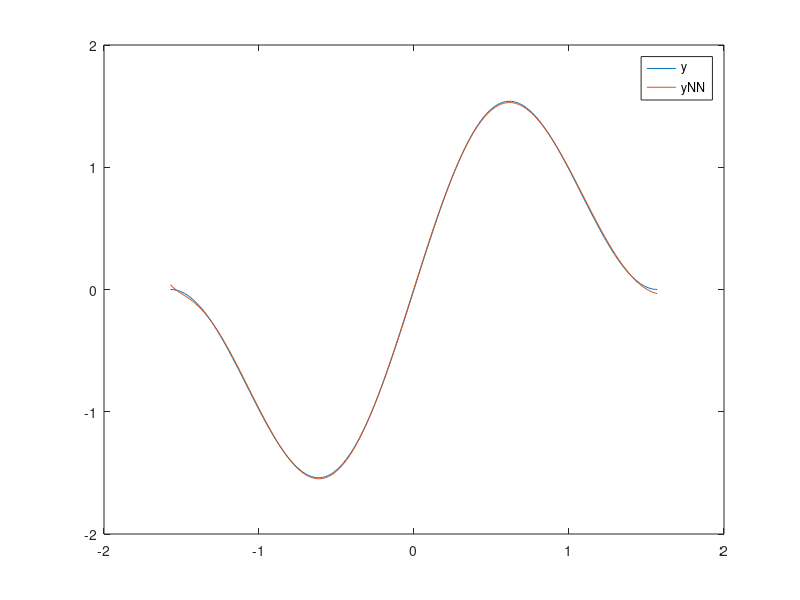
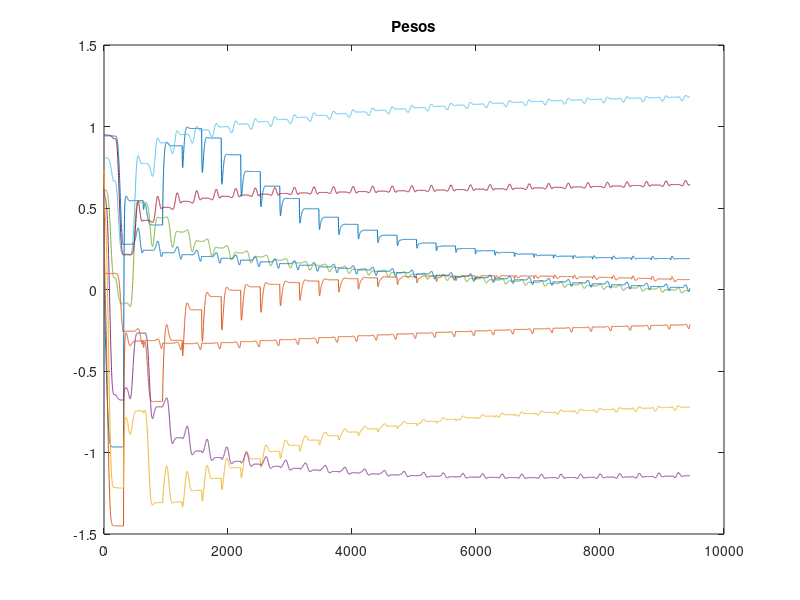
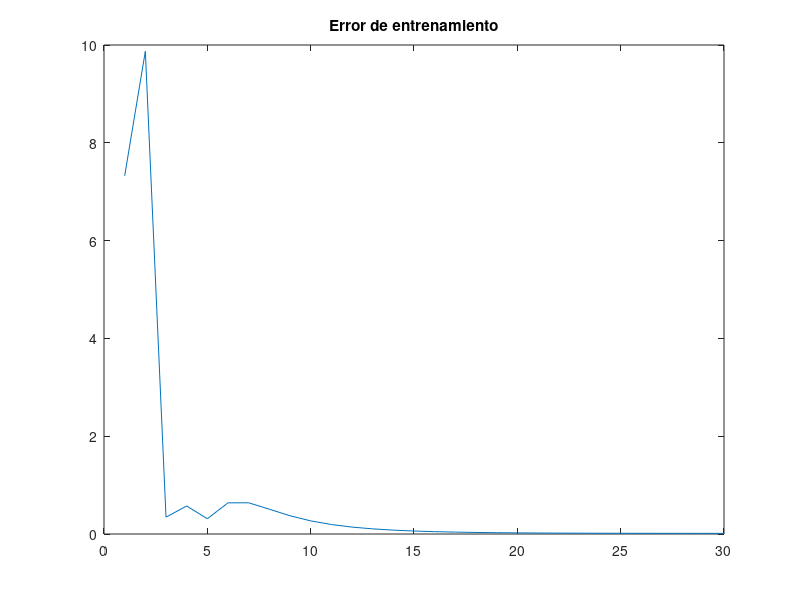

MATLAB code for these plots, in order:
clc
clear all
close all

%t = 30;
t = 1*[-pi/2:0.01:pi/2];
y = 2*cos(t).*sin(2*t);    %función a aproximar
c = (pi/2)*[-1 -0.75 -0.5 -0.25 0 0.25 0.5 0.75 1];  %vector de centros, numero impar para que sea cero 
b = 0.45 ; %bias
w = rand(9,1);
eta = 0.1;   %tasa de entrenamiento 
inc = 1;

for k=1:30  % k numero de etapas
    for i=1:length(t)
        for j=1:length(c)
            h(j,1) = exp(- norm(t(i)- c(j))^2/ (2*b^2));
%            f1(i) = exp(-norm(x(i) -c(1))^2 / (2*b^2));
%            f2(i) = exp(-norm(x(i) -c(1))^2 / (2*b^2));
%            f3(i) = exp(-norm(x(i) -c(1))^2 / (2*b^2));
%            f4(i) = exp(-norm(x(i) -c(1))^2 / (2*b^2));
%            f5(i) = exp(-norm(x(i) -c(1))^2 / (2*b^2));
        end
    yNN(i) = w'*h;

    w = w + eta*(y(i) - yNN(i))*h;
    W(inc,:) = w;
    inc = inc+1;
    end
    E(k) = inv(2)*norm(y-yNN)^2; %error de etapa
end

figure(1)
plot(t, y, t, yNN)
legend('y', 'yNN')
figure(2)
plot(W)
title('Pesos')
figure(3)
plot(E)
title('Error de entrenamiento')
